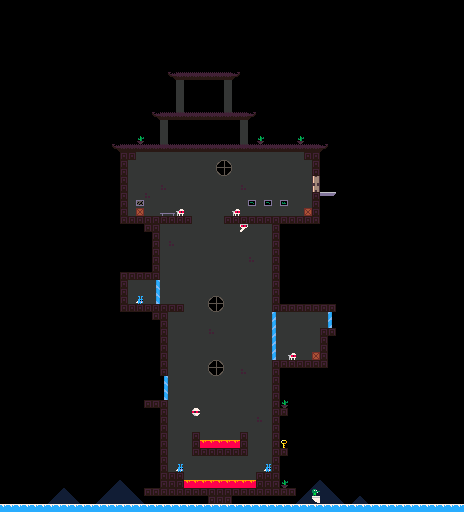

The image is a tile-based game level rendered from a .tmx file. Its description and source (layers, tilesets, objects; grid data summarised) follow:
An orthogonal 58x64 tile map with 8x8 px tiles, 3 tile layers (BG, MAP, Sprites), 3 tilesets.

<map version="1.8" tiledversion="1.8.2" orientation="orthogonal" renderorder="right-down" width="58" height="64" tilewidth="8" tileheight="8" infinite="0" nextlayerid="5" nextobjectid="1">
 <editorsettings>
  <export target="level4.json" format="json" />
 </editorsettings>
 <tileset firstgid="1" name="tiles" tilewidth="8" tileheight="8" tilecount="256" columns="16">
  <image source="../../public/tiles.png" width="128" height="128" />
 </tileset>
 <tileset firstgid="257" source="sprites.tsx" />
 <tileset firstgid="513" source="tiles.tsx" />
 <layer id="3" name="BG" width="58" height="64">
  <properties>
   <property name="music" value="mission2" />
   <property name="objective" value="kick butt,avoid lazers" />
   <property name="save" type="int" value="100" />
   <property name="sky" value="night" />
   <property name="time" type="int" value="3" />
   <property name="title" value="Lava n Lazers" />
   <property name="weather" value="snow" />
  </properties>
  <data>[3712 cells, 724 non-empty, 16 distinct tile ids]</data>
 </layer>
 <layer id="1" name="MAP" width="58" height="64">
  <data>[3712 cells, 306 non-empty, 12 distinct tile ids]</data>
 </layer>
 <layer id="4" name="Sprites" width="58" height="64">
  <data>[3712 cells, 19 non-empty, 9 distinct tile ids]</data>
 </layer>
</map>
